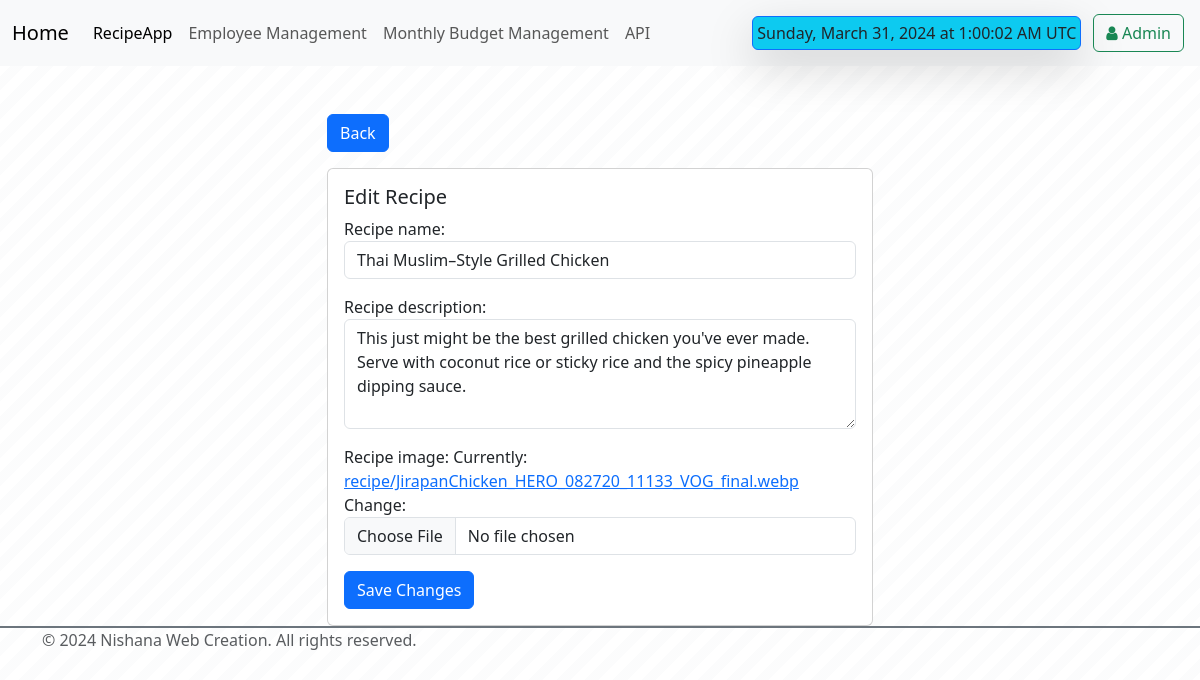
The page /edit_recipe/10/ on the database its author committed.
### vegapp/models.py (models this page shows)
class Recipe(models.Model):
    recipe_name = models.CharField(max_length = 100)
    recipe_description = models.TextField()
    recipe_image = models.ImageField(upload_to="recipe/")

### vegapp/views.py (the view)
# urls.py: path('edit_recipe/<int:id>/', edit_recipe, name='edit_recipe'),
def edit_recipe(request, id):
    recipe = Recipe.objects.get(id=id)
    if request.method == 'POST':
        form = EditForm(request.POST, request.FILES, instance=recipe)
        if form.is_valid():
            form.save()
            return redirect('/vegapp/')
    else:
        form = EditForm(instance=recipe)
    return render(request, 'edit_recipe.html', {'form': form})

### vegapp/form.py
class EditForm(forms.ModelForm):
    class Meta:
        model = Recipe
        fields = ['recipe_name', 'recipe_description', 'recipe_image']
        widgets = {
            'recipe_description': forms.Textarea(attrs={'class': 'form-control', 'rows': 4}),  # Add Bootstrap form-control class
            'recipe_name': forms.TextInput(attrs={'class': 'form-control'}),  # Add Bootstrap form-control class
            'recipe_image': forms.ClearableFileInput(attrs={'class': 'form-control'}),  # Add Bootstrap form-control class
        }
    def __init__(self,*args, **kwargs):
        super(EditForm,self).__init__(*args,**kwargs)
        for visible in self.visible_fields():
            visible.field.widget.attrs['class']='form-control'

### vegapp/templates/edit_recipe.html (shortened to what this page needs)
{% extends "base.html" %}
{% block start%}
<div class="container mt-5">
    <div class="row justify-content-center">
        <div class="col-md-6">
            <div class="text-start mb-3">
                <a href="/vegapp/" class="btn btn-primary">Back</a>
            </div>
            <div class="card">
                <div class="card-body">
                    <h5 class="card-title">Edit Recipe</h5>
                    <form method="post" enctype="multipart/form-data">
                        {{ form.as_p }}
                        <button type="submit" class="btn btn-primary">Save Changes</button>
                    </form>
                </div>
            </div>
        </div>
    </div>
</div>
{% endblock %}

### rows shown on the page
Recipe: recipe_name "Thai Muslim–Style Grilled Chicken", recipe_description "This just might be the best grilled chicken you've ever made. Serve with coconut rice or sticky rice and the spicy pineapple dipping sauce."
